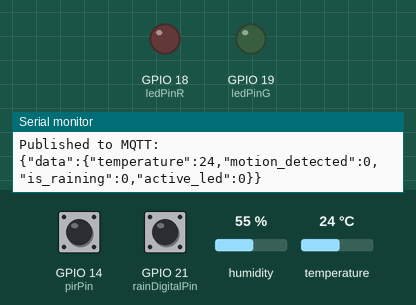
A sketch run on a simulated ESP32. Shown: output pins drawn as LEDs (lit = HIGH), the last lines printed to the serial monitor. Inputs (shaded band) come from the test bench; at power-on: GPIO 14 (pirPin) HIGH, GPIO 21 (rainDigitalPin) HIGH, humidity 55 %, temperature 24 °C. WiFi joins after 1.5 s; servers stay silent unless stated; no MQTT or app messages arrive unless stated.

Above: at 2.7 s.
2.8 s: GPIO 14 (pirPin) pulsed LOW 2 times (0.12 s each, 0.3 s apart)
At 4.8 s:
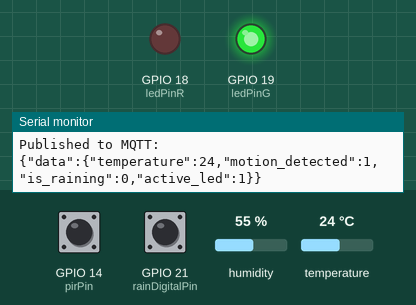
Timing chart, 0 to 6.3 s (numbered marks = the images above; inputs shaded):
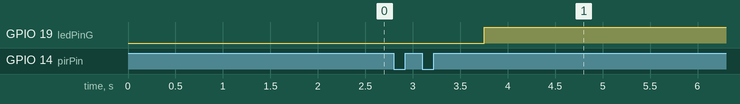

Measured:
- after the input at 2.8 s, GPIO 19 (ledPinG): LOW → HIGH after 0.95 s

The sketch:

CPC357_Project.ino
```cpp
#include <PubSubClient.h>
#include <WiFi.h>
#include <ArduinoJson.h>
#include "DHT.h"
#define DHTTYPE DHT11

// Define used pin
const int pirPin = 14;  // PIR sensor pin
const int ledPinG = 19; // Green LED pin
const int ledPinR = 18; // Red LED pin
const int tempPin = 17; // DHT11 sensor pin
const int rainDigitalPin = 21; // Raindrop digital pin
const int ledTiming = 10 * 1000; // LED on time in milliseconds

// Define MQTT setup
const char* WIFI_SSID = "A-16-8 (2.4ghz)"; // Your WiFi SSID
const char* WIFI_PASSWORD = "Arif1234"; // Your WiFi password
const char* MQTT_SERVER = "34.56.242.216"; // Your VM instance public IP address
const char* MQTT_TOPIC = "iot"; // MQTT topic for subscription
const int MQTT_PORT = 1883; // Non-TLS communication port
char buffer[256] = ""; // Text buffer

DHT dht(tempPin, DHTTYPE);
WiFiClient espClient;
PubSubClient client(espClient);

volatile bool motionDetected = false; // Flag for motion detection
unsigned long motionStartTime = 0;    // Track when motion was detected
bool isLightOn = false;               // Track LED state
bool isMotionTracked = false;

void setup_wifi() {
  delay(10);
  Serial.println();
  Serial.print("Connecting to ");
  Serial.println(WIFI_SSID);

  WiFi.mode(WIFI_STA);
  WiFi.begin(WIFI_SSID, WIFI_PASSWORD);

  while (WiFi.status() != WL_CONNECTED) {
    delay(500);
    Serial.print(".");
  }

  Serial.println("");
  Serial.println("WiFi connected");
  Serial.print("IP address: ");
  Serial.println(WiFi.localIP());
}

void IRAM_ATTR turnLightOn() {
  motionDetected = true; // Set motion flag
  isMotionTracked = true;
}

void setup() {
  Serial.begin(9600);

  // Initialize pins
  pinMode(pirPin, INPUT);
  pinMode(rainDigitalPin, INPUT);
  pinMode(ledPinG, OUTPUT);
  pinMode(ledPinR, OUTPUT);

  // Initialize components
  digitalWrite(ledPinG, LOW);
  digitalWrite(ledPinR, LOW);
  dht.begin();
  setup_wifi(); // Connect to the WiFi network
  client.setServer(MQTT_SERVER, MQTT_PORT); // Set up the MQTT client

  // Attach interrupt for PIR motion detection
  attachInterrupt(digitalPinToInterrupt(pirPin), turnLightOn, RISING);
}

void loop() {

  if(!client.connected()) {
    reconnect();
  }

  client.loop();

  // Check temperature
  float temperature = dht.readTemperature();

  // Check raindrop sensor readings
  int rainDigital = digitalRead(rainDigitalPin);

  // Count active LEDs
  int activeLEDs = 0;
  if (digitalRead(ledPinG) == HIGH) activeLEDs++;
  if (digitalRead(ledPinR) == HIGH) activeLEDs++;

  // Prepare JSON object
  StaticJsonDocument<200> doc; // Adjust size as needed
  JsonObject data = doc.createNestedObject("data");
  data["temperature"] = temperature;
  data["motion_detected"] = (millis() - motionStartTime <= ledTiming) && isMotionTracked ? 1 : 0;
  data["is_raining"] = (rainDigital == LOW) ? 1 : 0;
  data["active_led"] = activeLEDs;

  // Serialize JSON to string
  serializeJson(doc, buffer);
  client.publish(MQTT_TOPIC, buffer);
  Serial.println("Published to MQTT:");
  Serial.println(buffer);

  // Handle motion detection
  if (motionDetected) { // Reevaluate even if already on
    motionStartTime = millis(); // Update motion start time
    motionDetected = false; // Reset motion flag

    // Evaluate conditions for turning on LEDs
    if (temperature < 26.5) {
      if (rainDigital == LOW) { // Wet condition
        digitalWrite(ledPinG, HIGH);
        digitalWrite(ledPinR, HIGH);
      } else { // Dry condition
        digitalWrite(ledPinG, HIGH);
        digitalWrite(ledPinR, LOW);
      }
      isLightOn = true;
    } else {
      digitalWrite(ledPinG, LOW);
      digitalWrite(ledPinR, LOW);
      isLightOn = false;
      isMotionTracked = false;
    }
  }

  // Turn off LEDs after the specified duration if no further motion is detected
  if (isLightOn && (millis() - motionStartTime >= ledTiming)) {
    if (digitalRead(pirPin) == LOW) { // Recheck motion
      digitalWrite(ledPinG, LOW);
      digitalWrite(ledPinR, LOW);
      isLightOn = false;
      isMotionTracked = false;
    } else {
      // Extend light duration if motion persists
      motionStartTime = millis();
    }
  }

  // Small delay for smoother execution
  delay(1000);
}

void reconnect() {
  while (!client.connected())
  {
    Serial.println("Attempting MQTT connection...");

    if(client.connect("ESP32Client")) {
      Serial.println("Connected to MQTT server");
    }

    else {
      Serial.print("Failed, rc=");
      Serial.print(client.state());
      Serial.println(" Retrying in 5 seconds...");
      delay(5000);
    }
  }
}
```
